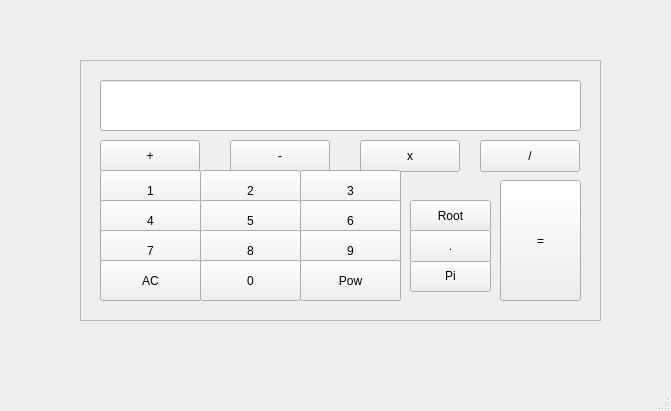
<?xml version="1.0" encoding="UTF-8"?>
<ui version="4.0">
 <class>MainWindow</class>
 <widget class="QMainWindow" name="MainWindow">
  <property name="geometry">
   <rect>
    <x>0</x>
    <y>0</y>
    <width>671</width>
    <height>411</height>
   </rect>
  </property>
  <property name="windowTitle">
   <string>MainWindow</string>
  </property>
  <widget class="QWidget" name="centralwidget">
   <widget class="QFrame" name="frame">
    <property name="geometry">
     <rect>
      <x>80</x>
      <y>60</y>
      <width>521</width>
      <height>261</height>
     </rect>
    </property>
    <property name="frameShape">
     <enum>QFrame::StyledPanel</enum>
    </property>
    <property name="frameShadow">
     <enum>QFrame::Raised</enum>
    </property>
    <widget class="QLineEdit" name="lineEdit">
     <property name="geometry">
      <rect>
       <x>20</x>
       <y>20</y>
       <width>481</width>
       <height>51</height>
      </rect>
     </property>
     <property name="alignment">
      <set>Qt::AlignRight|Qt::AlignTrailing|Qt::AlignVCenter</set>
     </property>
     <property name="readOnly">
      <bool>true</bool>
     </property>
    </widget>
    <widget class="QPushButton" name="addBtn">
     <property name="geometry">
      <rect>
       <x>20</x>
       <y>80</y>
       <width>100</width>
       <height>32</height>
      </rect>
     </property>
     <property name="text">
      <string>+</string>
     </property>
    </widget>
    <widget class="QPushButton" name="divBtn">
     <property name="geometry">
      <rect>
       <x>400</x>
       <y>80</y>
       <width>100</width>
       <height>32</height>
      </rect>
     </property>
     <property name="text">
      <string>/</string>
     </property>
    </widget>
    <widget class="QPushButton" name="multBtn">
     <property name="geometry">
      <rect>
       <x>280</x>
       <y>80</y>
       <width>100</width>
       <height>32</height>
      </rect>
     </property>
     <property name="text">
      <string>x</string>
     </property>
    </widget>
    <widget class="QPushButton" name="subBtn">
     <property name="geometry">
      <rect>
       <x>150</x>
       <y>80</y>
       <width>100</width>
       <height>32</height>
      </rect>
     </property>
     <property name="text">
      <string>-</string>
     </property>
    </widget>
    <widget class="QPushButton" name="pushButton_11">
     <property name="geometry">
      <rect>
       <x>420</x>
       <y>120</y>
       <width>81</width>
       <height>121</height>
      </rect>
     </property>
     <property name="text">
      <string>=</string>
     </property>
    </widget>
    <widget class="QPushButton" name="pushButton_14">
     <property name="geometry">
      <rect>
       <x>330</x>
       <y>140</y>
       <width>81</width>
       <height>32</height>
      </rect>
     </property>
     <property name="text">
      <string>Root</string>
     </property>
    </widget>
    <widget class="QPushButton" name="pushButton_15">
     <property name="geometry">
      <rect>
       <x>330</x>
       <y>200</y>
       <width>81</width>
       <height>32</height>
      </rect>
     </property>
     <property name="text">
      <string>Pi</string>
     </property>
    </widget>
    <widget class="QPushButton" name="pushButton">
     <property name="geometry">
      <rect>
       <x>20</x>
       <y>110</y>
       <width>101</width>
       <height>41</height>
      </rect>
     </property>
     <property name="styleSheet">
      <string notr="true">pushButton:QPushButton {
	background-color: #3b3c36
}</string>
     </property>
     <property name="text">
      <string>1</string>
     </property>
    </widget>
    <widget class="QPushButton" name="pushButton_3">
     <property name="geometry">
      <rect>
       <x>120</x>
       <y>110</y>
       <width>101</width>
       <height>41</height>
      </rect>
     </property>
     <property name="text">
      <string>2</string>
     </property>
    </widget>
    <widget class="QPushButton" name="pushButton_4">
     <property name="geometry">
      <rect>
       <x>220</x>
       <y>110</y>
       <width>101</width>
       <height>41</height>
      </rect>
     </property>
     <property name="text">
      <string>3</string>
     </property>
    </widget>
    <widget class="QPushButton" name="pushButton_2">
     <property name="geometry">
      <rect>
       <x>20</x>
       <y>140</y>
       <width>101</width>
       <height>41</height>
      </rect>
     </property>
     <property name="text">
      <string>4</string>
     </property>
    </widget>
    <widget class="QPushButton" name="pushButton_6">
     <property name="geometry">
      <rect>
       <x>120</x>
       <y>140</y>
       <width>101</width>
       <height>41</height>
      </rect>
     </property>
     <property name="text">
      <string>5</string>
     </property>
    </widget>
    <widget class="QPushButton" name="pushButton_5">
     <property name="geometry">
      <rect>
       <x>220</x>
       <y>140</y>
       <width>101</width>
       <height>41</height>
      </rect>
     </property>
     <property name="text">
      <string>6</string>
     </property>
    </widget>
    <widget class="QPushButton" name="pushButton_8">
     <property name="geometry">
      <rect>
       <x>20</x>
       <y>170</y>
       <width>101</width>
       <height>41</height>
      </rect>
     </property>
     <property name="text">
      <string>7</string>
     </property>
    </widget>
    <widget class="QPushButton" name="pushButton_7">
     <property name="geometry">
      <rect>
       <x>120</x>
       <y>170</y>
       <width>101</width>
       <height>41</height>
      </rect>
     </property>
     <property name="text">
      <string>8</string>
     </property>
    </widget>
    <widget class="QPushButton" name="pushButton_10">
     <property name="geometry">
      <rect>
       <x>220</x>
       <y>170</y>
       <width>101</width>
       <height>41</height>
      </rect>
     </property>
     <property name="text">
      <string>9</string>
     </property>
    </widget>
    <widget class="QPushButton" name="pushButton_9">
     <property name="geometry">
      <rect>
       <x>120</x>
       <y>200</y>
       <width>101</width>
       <height>41</height>
      </rect>
     </property>
     <property name="text">
      <string>0</string>
     </property>
    </widget>
    <widget class="QPushButton" name="pushButton_12">
     <property name="geometry">
      <rect>
       <x>20</x>
       <y>200</y>
       <width>101</width>
       <height>41</height>
      </rect>
     </property>
     <property name="text">
      <string>AC</string>
     </property>
    </widget>
    <widget class="QPushButton" name="pushButton_13">
     <property name="geometry">
      <rect>
       <x>220</x>
       <y>200</y>
       <width>101</width>
       <height>41</height>
      </rect>
     </property>
     <property name="text">
      <string>Pow</string>
     </property>
    </widget>
    <widget class="QPushButton" name="pushButton_16">
     <property name="geometry">
      <rect>
       <x>330</x>
       <y>170</y>
       <width>81</width>
       <height>32</height>
      </rect>
     </property>
     <property name="text">
      <string>.</string>
     </property>
    </widget>
   </widget>
  </widget>
  <widget class="QMenuBar" name="menubar">
   <property name="geometry">
    <rect>
     <x>0</x>
     <y>0</y>
     <width>671</width>
     <height>36</height>
    </rect>
   </property>
  </widget>
  <widget class="QStatusBar" name="statusbar"/>
 </widget>
 <resources/>
 <connections/>
</ui>
